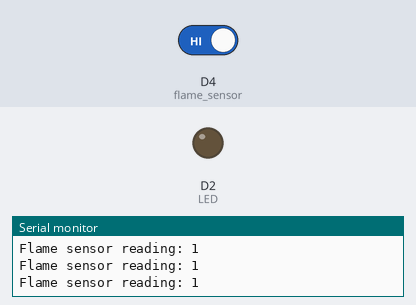
A sketch run on a simulated ESP8266 (NodeMCU). Shown: output pins drawn as LEDs (lit = HIGH), the last lines printed to the serial monitor. The inputs (shaded band) are chosen by the test bench; at power-on: D4 (flame_sensor) HIGH.

Above: at 3.2 s.
3.3 s: D4 (flame_sensor) driven LOW
At 4.5 s:
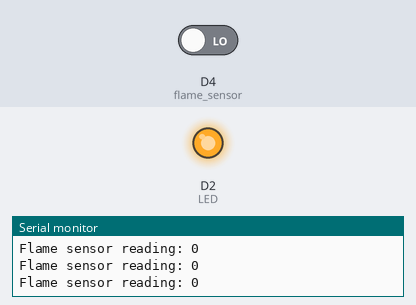
4.8 s: D4 (flame_sensor) driven HIGH
At 6.2 s:
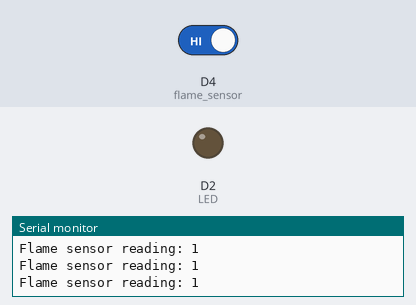
Timing chart, 0 to 7.8 s (numbered marks = the images above; inputs shaded):
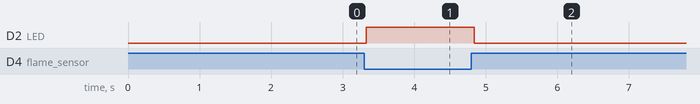

The sketch:

EXP03_Flame_Sensor.ino
```cpp
void setup(){
delay(1000);
Serial.begin(9600);
delay(1000);
Serial.println("");
Serial.println("Flame sensor!");
Serial.println("");

pinMode(D4, INPUT); // flame sensor
pinMode(D2, OUTPUT); // LED
}

void loop(){
int flame_sensor = digitalRead(D4);

Serial.print("Flame sensor reading: ");
Serial.println(flame_sensor);

if (flame_sensor == 0){ // if 0, then flame is there
digitalWrite(D2, HIGH);
}
else{
digitalWrite(D2, LOW);
}
}
```

Measured:
- after the input at 3.3 s, D2 (LED): LOW → HIGH at once
- after the input at 4.8 s, D2 (LED): HIGH → LOW at once
